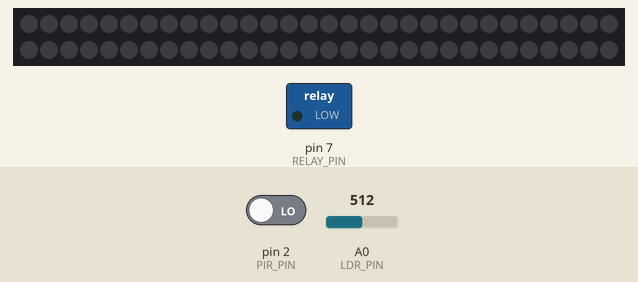
The sketch below on a simulated Arduino Uno, built with avr-gcc and run on an emulated ATmega328P. Shown: 60 RGB LEDs in strip order, left to right, continuing on the next row, switched loads named in the sketch (green lamp = pin HIGH). The test bench sets the inputs (shaded band); at power-on: pin 2 (PIR_PIN) LOW, A0 (LDR_PIN) = 512. Dim RGB values are drawn brighter than linear; what the sketch prints to the serial monitor is not drawn.

Above: at 1.2 s.
1.3 s: pin 2 (PIR_PIN) driven HIGH
At 1.5 s:
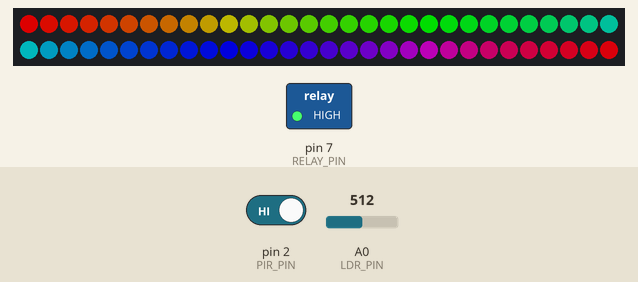
At 2.15 s:
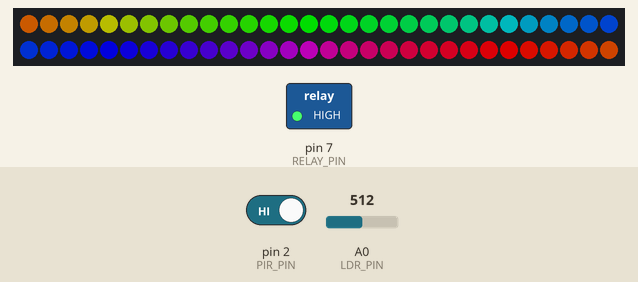
Timing chart, 0 to 4.3 s (numbered marks = the images above; inputs shaded):
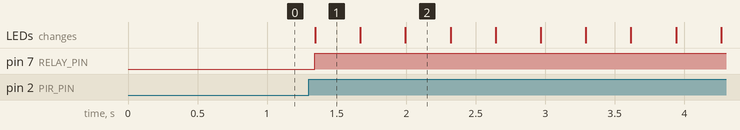

The sketch:

rduino_uno_ledws.ino
```cpp
#include <Adafruit_NeoPixel.h>

// ===== 引脚定义 =====
#define PIR_PIN         2       // HC-SR501 信号输出引脚
#define LDR_PIN         A0      // 5528 光敏电阻模拟输入引脚
#define RELAY_PIN       7       // 继电器信号控制引脚
#define NEOPIXEL_PIN    6       // WS2812 LED 数据引脚

// ===== 配置参数 =====
#define LED_COUNT       60      // WS2812 灯珠数量
const int LIGHT_THRESHOLD   = 400;  // 天黑阈值 (光线值 > 阈值, 判断为天黑)
const unsigned long MOTION_TIMEOUT = 30000UL; // 30秒内无新动作则关闭

// ===== 状态与触发控制变量 (参考 ESP8266 代码) =====
Adafruit_NeoPixel strip(LED_COUNT, NEOPIXEL_PIN, NEO_GRB + NEO_KHZ800);
bool      relayState      = false;    // 继电器当前状态
unsigned long lastMotionTime  = 0;      // 上次有效触发的时刻

static bool lastPirState      = LOW;    // 用于检测PIR信号的上升沿
static unsigned long lastPirTrigger  = 0;    // 用于触发间隔去抖
const unsigned long pirMinInterval = 1000;  // 1秒内不重复触发，防止抖动

void setup() {
  Serial.begin(115200);
  Serial.println("\n\n===== 系统启动 (采用上升沿触发逻辑) =====");
  Serial.print("天黑判断阈值 (光线值高于此值算天黑): ");
  Serial.println(LIGHT_THRESHOLD);
  Serial.print("无动作超时关闭时间: ");
  Serial.print(MOTION_TIMEOUT / 1000);
  Serial.println(" 秒");
  Serial.println("------------------------------------");

  pinMode(PIR_PIN, INPUT);
  pinMode(RELAY_PIN, OUTPUT);
  digitalWrite(RELAY_PIN, LOW); // 默认关闭继电器

  strip.begin();
  strip.show(); // 初始化时关闭所有LED
  strip.setBrightness(150); // 设置亮度 (0-255)

  // 为了防止设备刚上电就意外触发，将上次活动时间初始化为一个很久以前的值
  lastMotionTime = millis() - MOTION_TIMEOUT - 1000;
}

void loop() {
  unsigned long now = millis();

  // 1. 读取传感器原始状态
  bool pir = digitalRead(PIR_PIN);
  int lightLevel = analogRead(LDR_PIN);

  // 【调试打印】
  Serial.print("光线值: ");
  Serial.print(lightLevel);
  Serial.print(lightLevel > LIGHT_THRESHOLD ? " (天黑) " : " (白天) ");
  Serial.print(" | PIR 原始信号: ");
  Serial.println(pir ? "1" : "0");

  // 2.【核心】PIR 上升沿检测 + 去抖逻辑 (来自您提供的ESP8266代码)
  // 条件: 当前为高电平 && 上一刻为低电平 && 距离上次有效触发已超过1秒
  if (pir && !lastPirState && (now - lastPirTrigger > pirMinInterval)) {
    lastMotionTime = now;     // 关键：更新最后活动时间！
    lastPirTrigger = now;     // 更新触发时间，用于去抖
    Serial.println("        └─────> 👤 有效人体触发 (检测到上升沿)，已刷新计时！");
  }
  lastPirState = pir; // 在每次循环后都更新PIR状态，用于下次比较

  // 3. 自动控制总逻辑
  // 条件: (当前时间 - 上次有效活动时间 <= 超时时长) 并且 (天黑)
  bool inTimeWindow = (now - lastMotionTime <= MOTION_TIMEOUT);
  bool isDark = (lightLevel > LIGHT_THRESHOLD);

  bool shouldBeOn = inTimeWindow && isDark;

  // 4. 根据总逻辑结果，改变设备状态 (仅在需要改变时执行)
  if (shouldBeOn != relayState) {
    setDevicesState(shouldBeOn); // 调用函数统一控制设备
  }

  // 5. 如果设备是开启状态，则持续更新彩虹灯效
  if (relayState) {
    rainbowCycle(20);
  }

  delay(50); // 短暂延时，稳定检测
}

/**
 * @brief 控制继电器和WS2812灯带的状态
 * @param state true为打开, false为关闭
 */
void setDevicesState(bool state) {
  if (state) {
    Serial.println(">>>>> ✅ 打开设备");
  } else {
    Serial.print(">>>>> ⛔ 关闭设备 (原因: ");
    if (!(millis() - lastMotionTime <= MOTION_TIMEOUT)) {
      Serial.print("超时");
    } else {
      Serial.print("天亮了");
    }
    Serial.println(")");
  }

  relayState = state;
  digitalWrite(RELAY_PIN, state ? HIGH : LOW);

  if (!state) {
    strip.clear();
    strip.show();
  }
}

// ... (rainbowCycle 和 wheel 函数与之前相同，无需修改) ...
void rainbowCycle(uint8_t wait) {
  uint16_t i, j;
  for(j=0; j<256; j++) {
    for(i=0; i<strip.numPixels(); i++) {
      strip.setPixelColor(i, wheel(((i * 256 / strip.numPixels()) + j) & 255));
    }
    if (!relayState) break;
    strip.show();
    delay(wait);
  }
}
uint32_t wheel(byte WheelPos) {
  WheelPos = 255 - WheelPos;
  if(WheelPos < 85) { return strip.Color(255 - WheelPos * 3, 0, WheelPos * 3); }
  if(WheelPos < 170) { WheelPos -= 85; return strip.Color(0, WheelPos * 3, 255 - WheelPos * 3); }
  WheelPos -= 170; return strip.Color(WheelPos * 3, 255 - WheelPos * 3, 0);
}
```

Measured:
- after the input at 1.3 s, pin 7 (RELAY_PIN): LOW → HIGH at once; the LEDs: change after 0.05 s (image 1)
